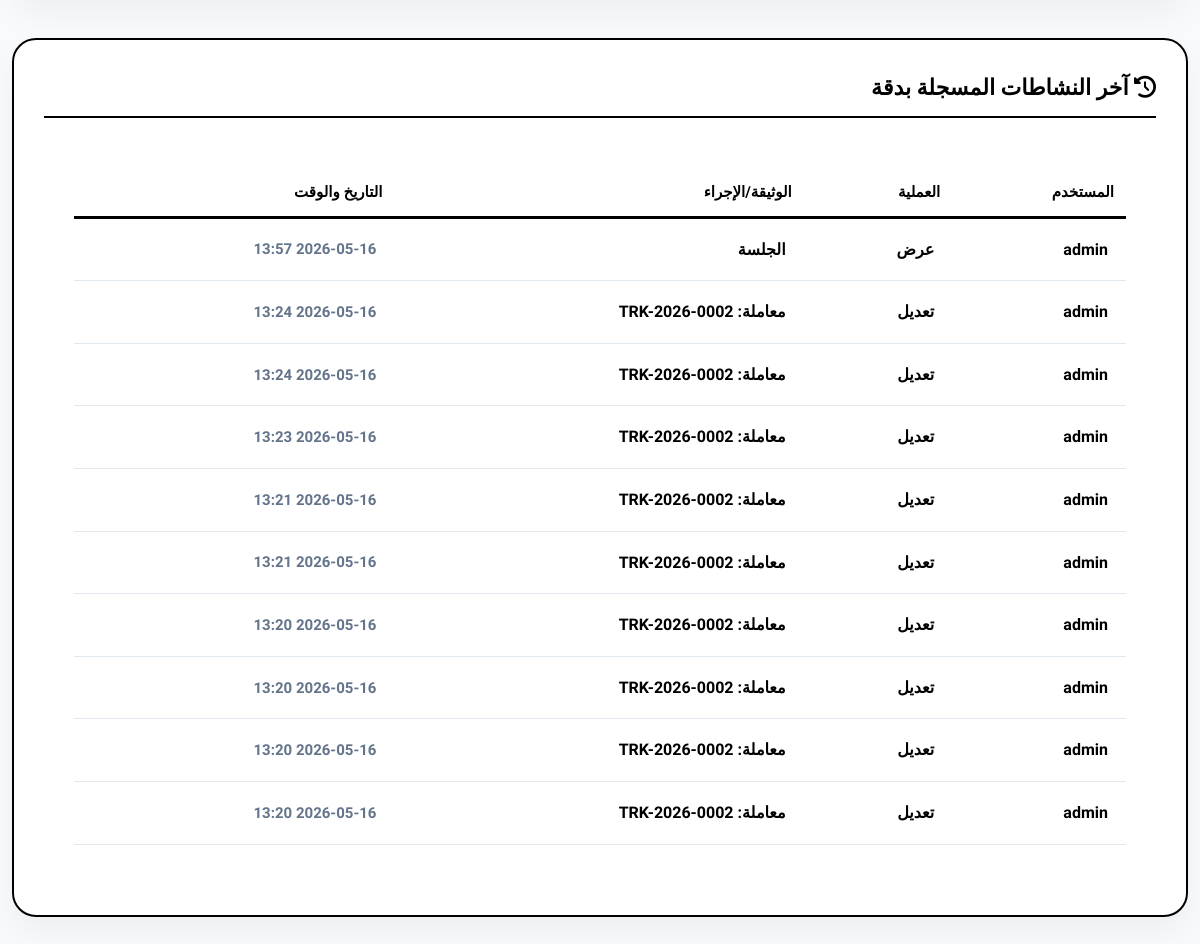
/reports/ (signed in, lower part), run on an earlier commit of the app's database.
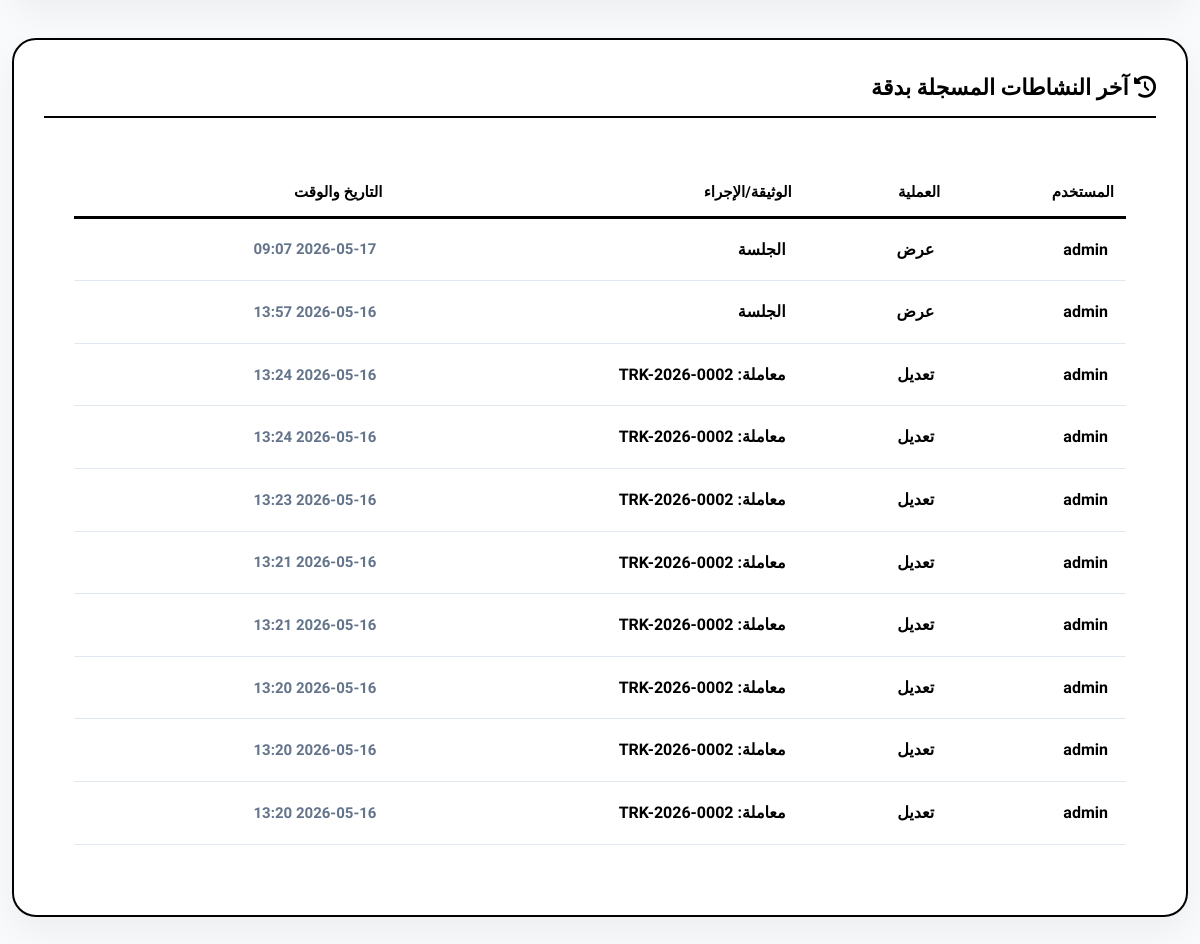
And on a later commit of the database.
### eams/models.py (models this page shows, shortened)
class AuditLog(models.Model):
    ACTION_CHOICES = (
        ('upload', 'رفع'),
        ('edit', 'تعديل'),
        ('delete', 'حذف'),
        ('view', 'عرض'),
    )
    user = models.ForeignKey(User, on_delete=models.SET_NULL, null=True, verbose_name="المستخدم")
    action = models.CharField(max_length=20, choices=ACTION_CHOICES, verbose_name="العملية")
    document_title = models.CharField(max_length=255, verbose_name="عنوان الوثيقة")
    timestamp = models.DateTimeField(auto_now_add=True, verbose_name="الوقت")
    details = models.TextField(blank=True, null=True, verbose_name="التفاصيل")

### eams/views.py (the view)
# urls.py: path('reports/', views.reports_view, name='reports'),
@login_required
def reports_view(request):
    if not request.user.profile.access_reports:
        messages.error(request, "ليس لديك صلاحية لعرض التقارير")
        return redirect('dashboard')
    category_id = request.GET.get('category')
    doc_type = request.GET.get('doc_type')
    user_id = request.GET.get('user_id')
    start_date = request.GET.get('start_date')
    end_date = request.GET.get('end_date')
    search_q = request.GET.get('q')
    report_type = request.GET.get('report_type', 'all')
    docs = Document.objects.all()
    if category_id: docs = docs.filter(category_id=category_id)
    if doc_type: docs = docs.filter(doc_type=doc_type)
    if user_id: docs = docs.filter(uploaded_by_id=user_id)
    if search_q:
        docs = docs.filter(Q(title__icontains=search_q) | Q(reference_number__icontains=search_q))
    if start_date: docs = docs.filter(uploaded_at__date__gte=start_date)
    if end_date: docs = docs.filter(uploaded_at__date__lte=end_date)
    transactions = Transaction.objects.all()
    if user_id: transactions = transactions.filter(created_by_id=user_id)
    if search_q: transactions = transactions.filter(Q(title__icontains=search_q) | Q(tracking_number__icontains=search_q))
    if start_date: transactions = transactions.filter(created_at__date__gte=start_date)
    if end_date: transactions = transactions.filter(created_at__date__lte=end_date)
    if report_type == 'archive':
        transactions = Transaction.objects.none()
    elif report_type == 'transaction':
        docs = Document.objects.none()
    context = {
        'documents': docs.order_by('-uploaded_at'),
        'total_docs': docs.count(),
        'incoming': docs.filter(doc_type='incoming').count(),
        'outgoing': docs.filter(doc_type='outgoing').count(),
        'internal': docs.filter(doc_type='internal').count(),
        'total_transactions': transactions.count(),
        'transactions_completed': transactions.filter(current_status='completed').count(),
        'transactions_in_progress': transactions.filter(current_status__in=['under_review', 'in_progress', 'received', 'sent']).count(),
        'transactions_recent': transactions.order_by('-created_at')[:10],
        'completion_rate': (transactions.filter(current_status='completed').count() / transactions.count() * 100) if transactions.count() > 0 else 0,
        'status_counts': {
            'received': transactions.filter(current_status='received').count(),
            'under_review': transactions.filter(current_status='under_review').count(),
            'sent': transactions.filter(current_status='sent').count(),
            'received_from_other': transactions.filter(current_status='received_from_other').count(),
            'in_progress': transactions.filter(current_status='in_progress').count(),
            'completed': transactions.filter(current_status='completed').count(),
        },
        'categories': Category.objects.all(),
        'categories_stats': Category.objects.annotate(count=Count('documents', filter=Q(documents__in=docs))).order_by('-count'),
        'users_stats': User.objects.annotate(doc_count=Count('uploaded_documents', filter=Q(uploaded_documents__in=docs))).order_by('-doc_count')[:10],
        'doc_types': Document.TYPE_CHOICES,
        'all_users': User.objects.all(),
        'selected_category': category_id,
        'selected_type': doc_type,
        'selected_user': user_id,
        'start_date': start_date,
        'end_date': end_date,
        'q': search_q,
        'report_type': report_type,
        'recent_logs': AuditLog.objects.order_by('-timestamp')[:10]
    }
    return render(request, 'eams/reports.html', context)

### templates/eams/reports.html (shortened to what this page needs)
{% extends 'base.html' %}
{% block content %}
<div class="fade-in">
    <div class="report-card">
        <h3 style="font-size: 20px; font-weight: 900; margin-bottom: 20px; color: #000; border-bottom: 2px solid #000; padding-bottom: 10px;">
            <i class="fas fa-history"></i> آخر النشاطات المسجلة بدقة
        </h3>
        <div class="data-container table-responsive" style="border: none; box-shadow: none;">
            <table style="width: 100%; border-collapse: collapse; min-width: 700px;">
                <thead>
                    <tr style="text-align: right; border-bottom: 3px solid #000;">
                        <th style="padding: 12px; font-size: 15px;">المستخدم</th>
                        <th style="padding: 12px; font-size: 15px;">العملية</th>
                        <th style="padding: 12px; font-size: 15px;">الوثيقة/الإجراء</th>
                        <th style="padding: 12px; font-size: 15px;">التاريخ والوقت</th>
                    </tr>
                </thead>
                <tbody>
                    {% for log in recent_logs %}
                    <tr style="border-bottom: 1px solid #e2e8f0;">
                        <td style="padding: 18px; font-weight: 900; color: #000; font-size: 16px;">{{ log.user.username }}</td>
                        <td style="padding: 18px; font-weight: 800; font-size: 16px;">{{ log.get_action_display }}</td>
                        <td style="padding: 18px; font-weight: 700; font-size: 16px;">{{ log.document_title }}</td>
                        <td style="padding: 18px; color: #64748b; font-size: 15px; font-weight: 700;">{{ log.timestamp|date:"Y-m-d H:i" }}</td>
                    </tr>
                    {% endfor %}
                </tbody>
            </table>
        </div>
    </div>
</div>
{% endblock %}

### templates/base.html (shortened to what this page needs)
{% load static %}
<!DOCTYPE html>
<html lang="ar" dir="rtl">
<head>
    <link rel="stylesheet" href="https://cdnjs.cloudflare.com/ajax/libs/font-awesome/6.4.0/css/all.min.css">
    <link rel="stylesheet" href="https://unpkg.com/nprogress@0.2.0/nprogress.css">
    <link rel="stylesheet" href="{% static 'css/style.css' %}?v=11">
</head>
<body class="js-loading">
    <div class="main-content" id="main-content">
        {% block content %}{% endblock %}
    </div>
</body>
</html>

### static/css/style.css (style rules this page uses)
:root { --primary-color: #0f172a; --accent-color: #3b82f6; --accent-glow: rgba(59, 130, 246, 0.4); --bg-color: #f8fafc; --card-bg: #ffffff; --text-main: #000000; --text-body: #000000; --text-muted: #000000; --border-color: #e2e8f0; --success: #10b981; --warning: #f59e0b; --danger: #ef4444; }
* { margin: 0; padding: 0; box-sizing: border-box; }
body { font-family: 'Tajawal', sans-serif; background-color: var(--bg-color); color: #000000 !important; font-weight: 900 !important; line-height: 1.6; direction: rtl; min-height: 100vh; }
body { color: #000000; font-weight: 900 !important; }
h1, h2, h3, h4, h5, h6, .nav-link { font-weight: 900 !important; }
.main-content { padding-top: 155px; padding-bottom: 40px; width: 98%; margin: 0 auto; }
h3 { font-size: 22px !important; }
.data-container table td { font-size: 16px; font-weight: 700; }
.data-container table th { font-size: 15px; font-weight: 900; }
.data-container, .stat-card, .report-card { background: white; border-radius: 32px; padding: 45px; box-shadow: 0 20px 50px rgba(0, 0, 0, 0.08); border: 3px solid #000000; width: 100%; max-width: 100% !important; box-sizing: border-box; margin-bottom: 40px; transition: all 0.3s ease; }
.data-container { background: #ffffff; border-radius: 24px; padding: 30px; border: 1px solid var(--border-color); box-shadow: 0 10px 30px rgba(0, 0, 0, 0.02); }
.table-responsive { display: block; width: 100%; overflow-x: auto; -webkit-overflow-scrolling: touch; border-radius: 15px; border: 2px solid #000; background: #fff; margin-bottom: 10px; }
.main-content { opacity: 1; transform: translateY(0) scale(1); transition: opacity 0.5s cubic-bezier(0.4, 0, 0.2, 1), transform 0.5s cubic-bezier(0.4, 0, 0.2, 1); will-change: opacity, transform; }
.fade-in-active { animation: contentFadeIn 0.5s cubic-bezier(0.4, 0, 0.2, 1) forwards; }

### templates/base.html (style rules this page uses)
body { font-family: 'Tajawal', sans-serif; }

### templates/eams/reports.html (style rules this page uses)
.report-card { background: white; padding: 30px; border-radius: 24px; box-shadow: 0 15px 35px rgba(0,0,0,0.05); border: 2px solid #000000; height: 100%; }

What changed in the data, as far as the page shows it:
no longer on this page (row unchanged): AuditLog: user.username "admin", action "تعديل", document_title "معاملة: TRK-2026-0002", timestamp "2026-05-16 13:20"
added AuditLog: user.username "admin", action "عرض", document_title "الجلسة", timestamp "2026-05-17 09:07"
